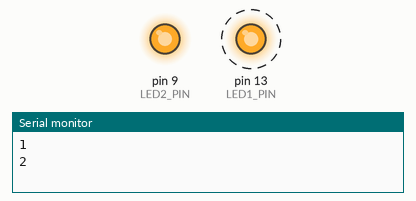
Simulated run of this sketch. Board: Arduino Uno, built with avr-gcc and run on an emulated ATmega328P. Shown: output pins drawn as LEDs (lit = HIGH), the last lines printed to the serial monitor. Dashed ring = blinking.

Above: at 0.05 s.
At 1.15 s:
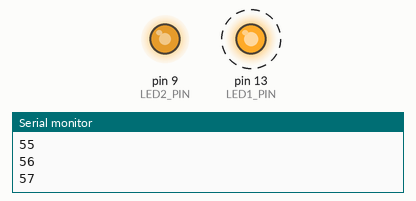
At 2.25 s:
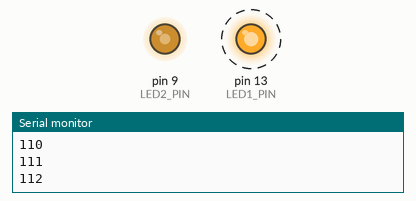
At 4.45 s:
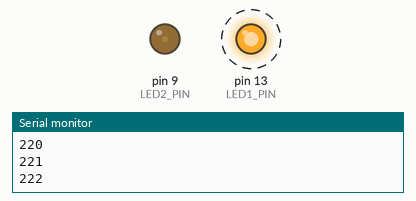
Timing chart, 0 to 6.5 s (numbered marks = the images above):
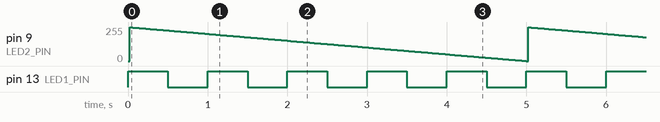

Measured:
- by itself, pin 9 (LED2_PIN): ramps from 253/255 to 0/255 and jumps back, once every 5.0 s
- by itself, pin 13 (LED1_PIN): alternates HIGH for 0.50 s and LOW for 0.50 s

The sketch:

K2-4-1.ino
```cpp
#include <MsTimer2.h>

// Switch on LED on pin 13 each second
//使用するピンの宣言
const int LED1_PIN = 13;
const int LED2_PIN = 9;
int timer=0; //割り込みの回数の値(max 125(2.5s))
void flash() {
  timer ++; //timer を1増やす
  //250 - timer の値を0-255に変換してpwm出力
  analogWrite(LED2_PIN,map(250 - timer,0,250,0,255));
  if(timer >= 250){//timerが250以上になったら、(5s経過したら)
    timer = 0; //timerを初期化
  }
  Serial.println(timer);//値確認用のシリアル出力
}

void setup() {
  //ピンモードの設定
  pinMode(LED1_PIN, OUTPUT);
  pinMode( LED2_PIN, OUTPUT);

  //シリアル通信を9600bpsで初期化
  Serial.begin(9600);

  MsTimer2::set(20, flash); // タイマーを20ミリ秒でセット
  MsTimer2::start();//タイマースタート
}

void loop() {
  digitalWrite(LED1_PIN,HIGH); //LED1のデジタル出力をHIGHに
  delay(500); //500ms待機
  digitalWrite(LED1_PIN,LOW);///LED1のデジタル出力をLOWに
  delay(500); //500ms待機
}
```
